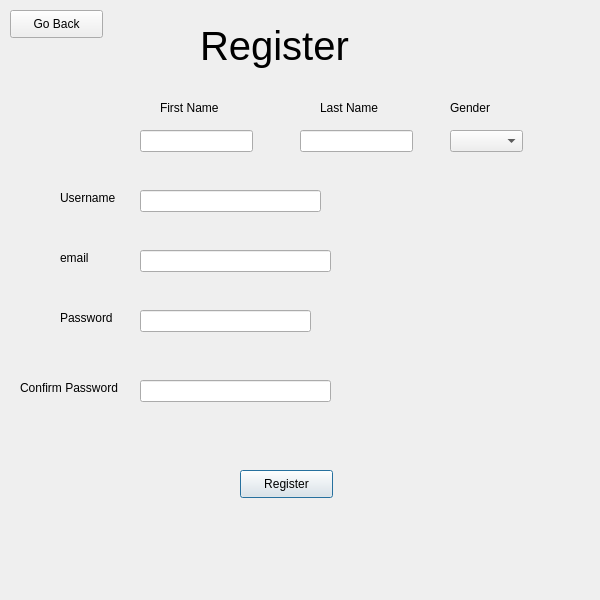
<?xml version="1.0" encoding="UTF-8"?>
<ui version="4.0">
 <class>Dialog</class>
 <widget class="QDialog" name="Dialog">
  <property name="geometry">
   <rect>
    <x>0</x>
    <y>0</y>
    <width>600</width>
    <height>600</height>
   </rect>
  </property>
  <property name="windowTitle">
   <string>Dialog</string>
  </property>
  <widget class="QLabel" name="label">
   <property name="geometry">
    <rect>
     <x>200</x>
     <y>0</y>
     <width>241</width>
     <height>91</height>
    </rect>
   </property>
   <property name="font">
    <font>
     <pointsize>30</pointsize>
    </font>
   </property>
   <property name="text">
    <string>Register</string>
   </property>
  </widget>
  <widget class="QLabel" name="label_2">
   <property name="geometry">
    <rect>
     <x>160</x>
     <y>100</y>
     <width>101</width>
     <height>16</height>
    </rect>
   </property>
   <property name="text">
    <string>First Name</string>
   </property>
  </widget>
  <widget class="QLabel" name="label_3">
   <property name="geometry">
    <rect>
     <x>320</x>
     <y>100</y>
     <width>71</width>
     <height>16</height>
    </rect>
   </property>
   <property name="text">
    <string>Last Name</string>
   </property>
  </widget>
  <widget class="QLineEdit" name="firstEntry">
   <property name="geometry">
    <rect>
     <x>140</x>
     <y>130</y>
     <width>113</width>
     <height>22</height>
    </rect>
   </property>
   <property name="font">
    <font>
     <pointsize>8</pointsize>
    </font>
   </property>
  </widget>
  <widget class="QLineEdit" name="lastEntry">
   <property name="geometry">
    <rect>
     <x>300</x>
     <y>130</y>
     <width>113</width>
     <height>22</height>
    </rect>
   </property>
  </widget>
  <widget class="QLabel" name="label_4">
   <property name="geometry">
    <rect>
     <x>60</x>
     <y>190</y>
     <width>61</width>
     <height>16</height>
    </rect>
   </property>
   <property name="text">
    <string>Username</string>
   </property>
  </widget>
  <widget class="QLineEdit" name="regnameEntry">
   <property name="geometry">
    <rect>
     <x>140</x>
     <y>190</y>
     <width>181</width>
     <height>22</height>
    </rect>
   </property>
  </widget>
  <widget class="QLabel" name="label_5">
   <property name="geometry">
    <rect>
     <x>60</x>
     <y>310</y>
     <width>55</width>
     <height>16</height>
    </rect>
   </property>
   <property name="text">
    <string>Password</string>
   </property>
  </widget>
  <widget class="QLineEdit" name="regpassEntry">
   <property name="geometry">
    <rect>
     <x>140</x>
     <y>310</y>
     <width>171</width>
     <height>22</height>
    </rect>
   </property>
  </widget>
  <widget class="QLabel" name="label_6">
   <property name="geometry">
    <rect>
     <x>20</x>
     <y>380</y>
     <width>111</width>
     <height>16</height>
    </rect>
   </property>
   <property name="text">
    <string>Confirm Password</string>
   </property>
  </widget>
  <widget class="QLineEdit" name="confirmPass">
   <property name="geometry">
    <rect>
     <x>140</x>
     <y>380</y>
     <width>191</width>
     <height>22</height>
    </rect>
   </property>
  </widget>
  <widget class="QPushButton" name="regButton">
   <property name="geometry">
    <rect>
     <x>240</x>
     <y>470</y>
     <width>93</width>
     <height>28</height>
    </rect>
   </property>
   <property name="text">
    <string>Register</string>
   </property>
  </widget>
  <widget class="QPushButton" name="regBack">
   <property name="geometry">
    <rect>
     <x>10</x>
     <y>10</y>
     <width>93</width>
     <height>28</height>
    </rect>
   </property>
   <property name="text">
    <string>Go Back</string>
   </property>
  </widget>
  <widget class="QLabel" name="label_7">
   <property name="geometry">
    <rect>
     <x>60</x>
     <y>250</y>
     <width>55</width>
     <height>16</height>
    </rect>
   </property>
   <property name="text">
    <string>email</string>
   </property>
  </widget>
  <widget class="QLineEdit" name="emailEntry">
   <property name="geometry">
    <rect>
     <x>140</x>
     <y>250</y>
     <width>191</width>
     <height>22</height>
    </rect>
   </property>
  </widget>
  <widget class="QComboBox" name="genderMenu">
   <property name="geometry">
    <rect>
     <x>450</x>
     <y>130</y>
     <width>73</width>
     <height>22</height>
    </rect>
   </property>
  </widget>
  <widget class="QLabel" name="label_8">
   <property name="geometry">
    <rect>
     <x>450</x>
     <y>100</y>
     <width>55</width>
     <height>16</height>
    </rect>
   </property>
   <property name="text">
    <string>Gender</string>
   </property>
  </widget>
  <widget class="QLabel" name="errorLabel">
   <property name="geometry">
    <rect>
     <x>140</x>
     <y>430</y>
     <width>281</width>
     <height>20</height>
    </rect>
   </property>
   <property name="font">
    <font>
     <weight>75</weight>
     <bold>true</bold>
    </font>
   </property>
   <property name="text">
    <string/>
   </property>
   <property name="alignment">
    <set>Qt::AlignCenter</set>
   </property>
  </widget>
 </widget>
 <resources/>
 <connections/>
</ui>
